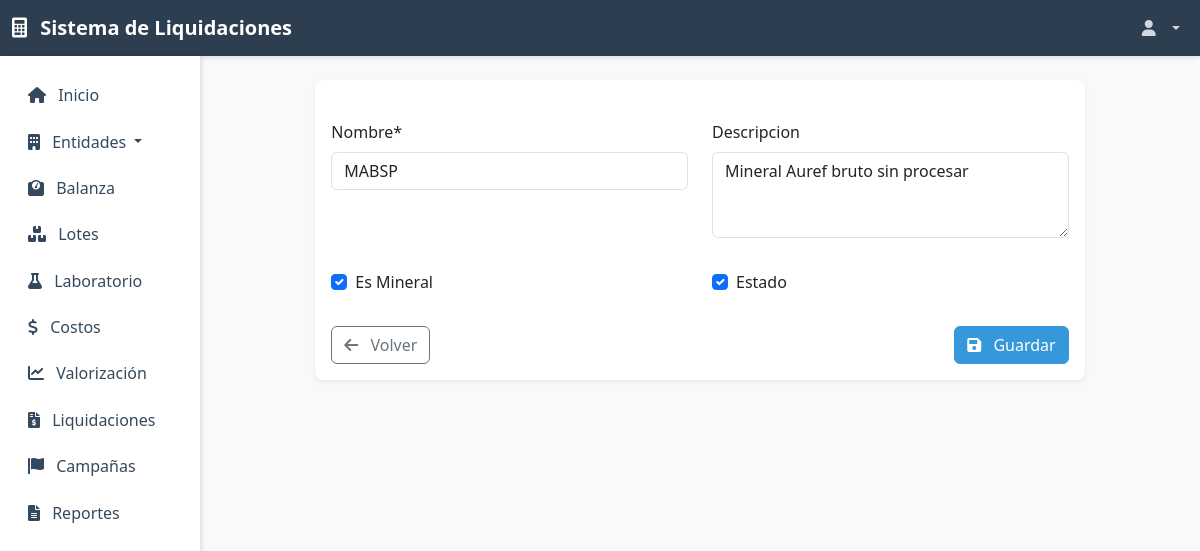
The page /entidades/tipos-producto/1/editar/ (signed in) on the database its author committed.
### entidades/models.py (models this page shows, shortened)
class TipoProducto(models.Model):
    nombre = models.CharField(max_length=100, unique=True)
    descripcion = models.TextField(blank=True, null=True)
    es_mineral = models.BooleanField(default=False, verbose_name="Es Mineral")
    estado = models.BooleanField(default=True)
    fecha_creacion = models.DateTimeField(auto_now_add=True)
    fecha_actualizacion = models.DateTimeField(auto_now=True)
    class Meta:
        verbose_name = 'Tipo de Producto'
        verbose_name_plural = 'Tipos de Producto'

### entidades/views.py (the view)
# urls.py: path('tipos-producto/<int:pk>/editar/', views.TipoProductoUpdateView.as_view(), name='tipo_producto_update'),
class TipoProductoUpdateView(PermissionRequiredMixin, UpdateView):
    permission_required = 'entidades.change_tipoproducto'
    model = TipoProducto
    form_class = TipoProductoForm
    template_name = 'entidades/tipo_producto_form.html'
    success_url = reverse_lazy('entidades:tipo_producto_list')

### entidades/forms.py
class TipoProductoForm(forms.ModelForm):
    class Meta:
        model = TipoProducto
        fields = ['nombre', 'descripcion', 'es_mineral', 'estado']
        widgets = {
            'nombre': forms.TextInput(attrs={'class': 'form-control'}),
            'descripcion': forms.Textarea(attrs={'class': 'form-control', 'rows': 3}),
            'es_mineral': forms.CheckboxInput(attrs={'class': 'form-check-input'}),
            'estado': forms.CheckboxInput(attrs={'class': 'form-check-input'}),
        }

### templates/entidades/tipo_producto_form.html (shortened to what this page needs)
{% extends 'base.html' %}
{% load crispy_forms_tags %}
{% block content %}
<div class="container-fluid py-4">
    <div class="row justify-content-center">
        <div class="col-md-10">
            <div class="card border-0 shadow-sm">
                <div class="card-body">
                    <form method="post" novalidate>
                        <div class="row">
                            <div class="col-md-6 mb-3">
                                {{ form.nombre|as_crispy_field }}
                            </div>
                            <div class="col-md-6 mb-3">
                                {{ form.descripcion|as_crispy_field }}
                            </div>
                        </div>
                        <div class="row">
                            <div class="col-md-6 mb-3">
                                {{ form.es_mineral|as_crispy_field }}
                            </div>
                            <div class="col-md-6 mb-3">
                                {{ form.estado|as_crispy_field }}
                            </div>
                        </div>
                        <div class="d-flex justify-content-between align-items-center">
                            <a href="{% url 'entidades:tipo_producto_list' %}" class="btn btn-outline-secondary">
                                <i class="fas fa-arrow-left me-2"></i>
                                Volver
                            </a>
                            <button type="submit" class="btn btn-primary">
                                <i class="fas fa-save me-2"></i>
                                Guardar
                            </button>
                        </div>
                    </form>
                </div>
            </div>
        </div>
    </div>
</div>
{% endblock %}

### templates/base.html (style rules this page uses)
:root { --primary-color: #2c3e50; --secondary-color: #34495e; --accent-color: #3498db; }
body { font-family: 'Segoe UI', Tahoma, Geneva, Verdana, sans-serif; background-color: #f8f9fa; }
.card { border: none; box-shadow: 0 2px 4px rgba(0,0,0,0.1); border-radius: 0.5rem; }
.btn-primary { background-color: var(--accent-color); border-color: var(--accent-color); }

### rows shown on the page
TipoProducto: nombre "MABSP", descripcion "Mineral Auref bruto sin procesar", es_mineral "☑", estado "☑"
